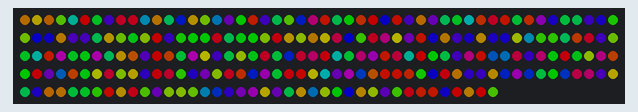
This sketch was run on a simulated Arduino Uno, built with avr-gcc and run on an emulated ATmega328P. Shown: 240 RGB LEDs in strip order, left to right, continuing on the next row. Dim RGB values are drawn brighter than linear; random numbers use the default seed unless the sketch sets one.

Above: at 7.01 s.
At 12.59 s:
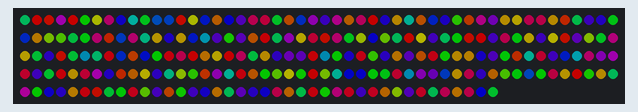
At 19.2 s:
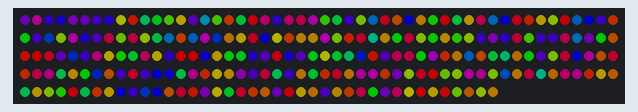
At 23.3 s:
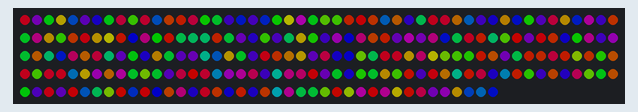
At 28.3 s:
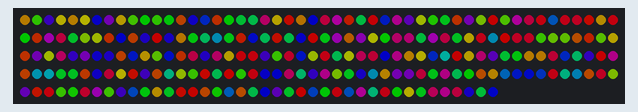
At 39.5 s:
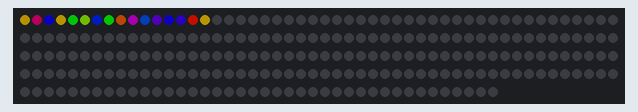

Measured:
- what the display in image 2 shows lasts 1.0 s, from 19.2 s to 20.2 s

The sketch:

WS2812B_SIMPLE_LED_STRIP.ino
```cpp
#include "FastLED.h"
#define DATA_PIN 3
#define LED_TYPE WS2812B
#define COLOR_ORDER GRB
#define NUM_LEDS 240
#define BRIGHTNESS 96
CRGB leds[NUM_LEDS];
void setup() {
  delay(3000); // initial delay of a few seconds is recommended
  FastLED.addLeds<LED_TYPE,DATA_PIN,COLOR_ORDER>(leds, NUM_LEDS).setCorrection(TypicalLEDStrip); // initializes LED strip
  FastLED.setBrightness(BRIGHTNESS);// global brightness
}
// switches off all LEDs
void showProgramCleanUp(long delayTime) {
  for (int i = 0; i < NUM_LEDS; ++i) {
    leds[i] = CRGB::Black;
  }
  FastLED.show();
  delay(delayTime);
}
// switches on all LEDs. Each LED is shown in random color.
// numIterations: indicates how often LEDs are switched on in random colors
// delayTime: indicates for how long LEDs are switched on.
void showProgramRandom(int numIterations, long delayTime) {
  for (int iteration = 0; iteration < numIterations; ++iteration) {
    for (int i = 0; i < NUM_LEDS; ++i) {
      leds[i] = CHSV(random8(),255,255); // hue, saturation, value
    }
    FastLED.show();
    delay(delayTime);
  }
}
// Shifts a single pixel from the start of strip to the end.
// crgb: color of shifted pixel
// delayTime: indicates how long the pixel is shown on each LED
void showProgramShiftSinglePixel(CRGB crgb, long delayTime) {
  for (int i = 0; i < NUM_LEDS; ++i) {
    leds[i] = crgb;
    FastLED.show();
    delay(delayTime);
    leds[i] = CRGB::Black;
  }
}
// Shifts multiple pixel from the start of strip to the end. The color of each pixel is randomized.
// delayTime: indicates how long the pixels are shown on each LED
void showProgramShiftMultiPixel(long delayTime) {
  for (int i = 0; i < NUM_LEDS; ++i) {
    for (int j = i; j > 0; --j) {
      leds[j] = leds[j-1];
    }
    CRGB newPixel = CHSV(random8(), 255, 255);
    leds[0] = newPixel;
    FastLED.show();
    delay(delayTime);
  }
}


void showProgramSetOfThree(long delayTime) {

}

// main program
void loop() {
  showProgramCleanUp(2500); // clean up
  showProgramRandom(100, 100); // show "random" program

  showProgramCleanUp(2500); // clean up
  showProgramRandom(10, 1000); // show "random" program

//  showProgramCleanUp(2500); // clean up
//  showProgramShiftSinglePixel(CRGB::Blue, 250); // show "shift single pixel program" with blue pixel
//
//  showProgramCleanUp(2500); // clean up
//  showProgramShiftSinglePixel(CRGB::Maroon, 100); // show "shift single pixel program" with maroon pixel

  showProgramCleanUp(2500); // clean up
  showProgramShiftMultiPixel(500); // show "shift multi pixel" program

  showProgramCleanUp(2500); // clean up
  showProgramShiftMultiPixel(50); // show "shift multi pixel" program
}
```
